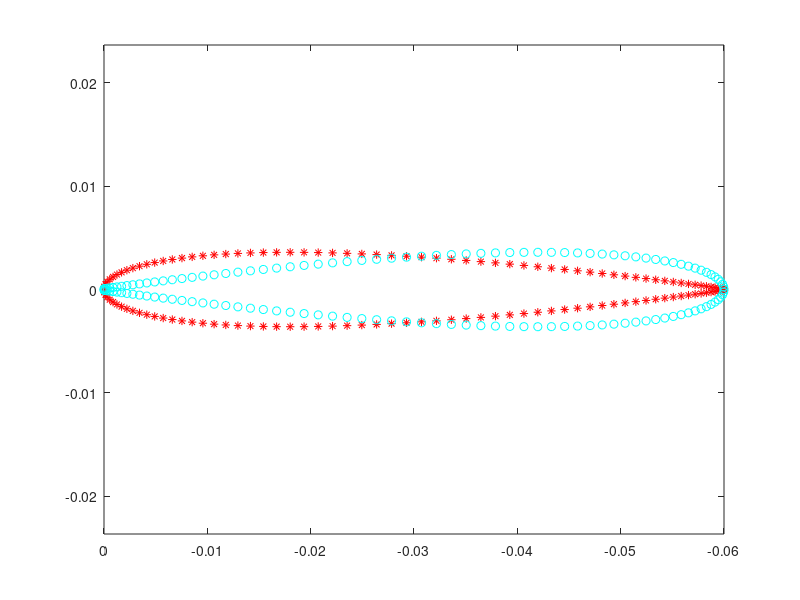

Recreate this plot in MATLAB. (Note: this script raises an error after producing the figure.)
%% Script per creare la Geometria 3D
clear all 
close all
addpath(genpath('BLACKBOX'));

%% Input Data
Chord=0.06;
p_c=20; % numero di profili di "Transizione" nella parte centrale
l=0.3; % lunghezza della pala avente un profilo 2D definito, NON corrisponde alla lunghezza del boomerang
delta=30*pi/180; %Angolo di freccia
beta=0*pi/180; %Angolo di Diedro
pitch=0*pi/180; %Pitch angle
num=20; %Numero di profili totale su ciascuna metà;
PARA=1.6; %Parametro che permette di modificare la curvatura centrale (più si avvicna ad 1 pù dietro forma una V
% Profile 2D Shape
Profile2D=importdata('Naca0012.dat');
%% Profilo 2D flip e analisi
Xp=-[Profile2D.data(2:67,1) ; fliplr(Profile2D.data(68:end,1)')'].*Chord;
Zp=[Profile2D.data(2:67,2) ; fliplr(Profile2D.data(68:end,2)')'].*Chord;
% Profile2D=importdata('Naca0020.dat');
% Xp=-[0; fliplr(Profile2D(1:65,1)) ; fliplr(Profile2D(66:end,1)')'].*Chord;
% Zp=[0 ;fliplr(Profile2D(1:65,2)) ; fliplr(Profile2D(66:end,2)')'].*Chord;
 Xp_flip=-(Chord/2.*ones(size(Xp))+Xp)+Chord/2.*ones(size(Xp))-Chord;
Zp_flip=(Zp);
figure()
plot(Xp,Zp,'*r');
hold on
plot(Xp_flip,Zp_flip,'oc');
axis equal
set(gca,'Xdir','reverse')
[n,~]=size(Xp);
%Clock-wise direction regeneration
Xp_flip=[fliplr(Xp_flip(1:n/2)')';fliplr(Xp_flip(n/2+1:end)')'];
Zp_flip=[fliplr(Zp_flip(1:n/2)')';fliplr(Zp_flip(n/2+1:end)')'];
%% Creazione dell Info Box
BoomInfo.Pianta.l=l;
BoomInfo.Pianta.freccia=delta;
BoomInfo.Pianta.diedro=beta;
BoomInfo.Pianta.pitch=pitch;
BoomInfo.Geom3D.p_c=p_c;
BoomInfo.Geom3D.num=num;
BoomInfo.Geom3D.PARA=PARA;
BoomInfo.Profile.Chord=Chord;
BoomInfo.Profile.Xp_dx=Xp;
BoomInfo.Profile.Xp_sx=Xp_flip;
BoomInfo.Profile.Zp_dx=Zp;
BoomInfo.Profile.Zp_sx=Zp_flip;
%%

global alpha_t 
global CM_t
global CD_t
global CL_t
T_0025=readmatrix('Cl_CD_naca0025.dat');
AoA=T_0025(:,2);
Cl=T_0025(:,3);
Cd=T_0025(:,4);
Cm=T_0025(:,5);
alpha_t=[-fliplr(AoA(2:end)')' ;AoA];
CD_t=[fliplr(Cd(2:end)')'; Cd];
CL_t=[-fliplr(Cl(2:end)')'; Cl];
CM_t=[-fliplr(Cm(2:end)')'; Cm];
T_0025=readmatrix('ProfiloPiatto_T1_Re0.050_M0.00_N9.0_360_M.dat');


alpha_t=T_0025(13:end,1);
CD_t=T_0025(13:end,2);
CL_t=T_0025(13:end,3);
CM_t=zeros(size(T_0025(13:end,1)));
figure()
plot(alpha_t,CL_t,'r');
hold on
plot(alpha_t,CD_t,'b');
plot(alpha_t,CM_t,'k');

legend('Cl_0025','Cd_0025','Cm_0025','Cl_0012','Cd_0012');
%% Geometry
n=num+p_c;

Dens_i=[1100.*ones(1,n-p_c-1) 900*ones(1,2*p_c-1) 1100.*ones(1,n-p_c-1)];
R=1000;
Dens_i=[R.*ones(1,n-p_c-1) R*ones(1,2*p_c-1) R.*ones(1,n-p_c-1)];

%Dens_i=[1500 1500 1000.*ones(1,n-p_c-1-2) 1000.*ones(1,2*p_c-1)   1000.*ones(1,n-p_c-3) 1500 1500];

[BoomInfo] = Boom3DShape(BoomInfo,'Info','Density_variation',Dens_i);

BoomInfo.Mecc.I_rho
BoomInfo.Mecc.m
%rho*BoomInfo.Mecc.I
%BoomInfo.Mecc.I_rho=rho*BoomInfo.Mecc.I;
%BoomInfo.Mecc.m=BoomInfo.Mecc.V*1000;
P_tot=BoomInfo.Geom3D.Profile;
save('P3D.mat','P_tot');
%% Initial condition
theta0=0*pi/180;
phi0=0*pi/180;
psi0=0*pi/180;
R=@(theta0,psi0,phi0)[cos(theta0)*cos(psi0), cos(theta0)*sin(psi0), -sin(theta0)
    -cos(phi0)*sin(psi0)+sin(phi0)*sin(theta0)*cos(psi0), cos(phi0)*cos(psi0)+sin(phi0)*sin(theta0)*sin(psi0), sin(phi0)*cos(theta0)
    sin(phi0)*sin(psi0)+cos(phi0)*sin(theta0)*cos(psi0), -sin(phi0)*cos(psi0)+cos(phi0)*sin(theta0)*sin(psi0), cos(phi0)*cos(theta0)];

Tl_0=[cos(theta0)*cos(psi0), cos(theta0)*sin(psi0), -sin(theta0)
    -cos(phi0)*sin(psi0)+sin(phi0)*sin(theta0)*cos(psi0), cos(phi0)*cos(psi0)+sin(phi0)*sin(theta0)*sin(psi0), sin(phi0)*cos(theta0)
    sin(phi0)*sin(psi0)+cos(phi0)*sin(theta0)*cos(psi0), -sin(phi0)*cos(psi0)+cos(phi0)*sin(theta0)*sin(psi0), cos(phi0)*cos(theta0)];
%% Traiectory


theta=5*pi/180;
phi=60*pi/180; 
psi=140*pi/180;
ustart=[-30 0 0]';

theta=-20*pi/180;
phi=-10*pi/180; 
psi=0*pi/180;
ustart=[20 8 0]';


ustart=[-20 -4 0]';

r0= 8.7*2*pi; % initial condition on spin rate 10/15 Hz;
z0= 1.6; % initial altitude
% for i=1:N
%     phi=phi_i(i); 
% i

theta=0*pi/180;
phi=86*pi/180; %Portandolo a 90 si tende a stringere il cerchio

D=64*pi/180;
psi=pi-D;
T0=[cos(theta)*cos(psi), cos(theta)*sin(psi), -sin(theta)
    -cos(phi)*sin(psi)+sin(phi)*sin(theta)*cos(psi), cos(phi)*cos(psi)+sin(phi)*sin(theta)*sin(psi), sin(phi)*cos(theta)
    sin(phi)*sin(psi)+cos(phi)*sin(theta)*cos(psi), -sin(phi)*cos(psi)+cos(phi)*sin(theta)*sin(psi), cos(phi)*cos(theta)];

ustart=T0*Tl_0*[28*cos(theta)*cos(D);-28*cos(theta)*sin(D);28*sin(theta)];

tfin=40;
% ustart=T0*Tl_0*[25*cos(5*pi/180);0;25*sin(5*pi/180)];

[V_dx_b,V_sx_b]=InitialConditionPlot(Tl_0,T0,ustart,[0;0;r0],BoomInfo)

options = odeset('Events', @Events,'RelTol',1e-4,'AbsTol',1e-6);
Y0=[theta phi psi 0 0 r0  ustart(1) ustart(2) ustart(3) 0 0 z0 ]';

%%
[TOUT,YOUT] = ode45(@(t,y)EquationOfMotions(t,y,fileID,BoomInfo,Tl_0),[0 tfin],Y0,options); % 
fclose(fileID);
% if TOUT(end)==20
%     C(i)=1;
% end
% if YOUT(:,12)<0.1
%     C(i)=2;
% 
% end
%     Fin_(i,:)=[ YOUT(end,10)  YOUT(end,11)  YOUT(end,12)];
%     Dist(i)=norm( Fin_(i,:));
% end
%% Plot
linecolors={'r' 'y' 'c' 'g' 'b' 'k'};
[handles]=plotNy(TOUT(:),YOUT(:,1)*180/pi,1,...
TOUT(:),YOUT(:,2)*180/pi,1,...
TOUT(:),YOUT(:,3)*180/pi,1,...
    TOUT(:),YOUT(:,6),2,... 
    TOUT(:),YOUT(:,4),2,... 
    TOUT(:),YOUT(:,5),2,... 
    TOUT(:),YOUT(:,10),3,...
    TOUT(:),YOUT(:,11),3,... 
    TOUT(:),YOUT(:,12),3,... 
    'YAxisLabels',{ 'Angle [°]' 'Angular Rate [rad/s]' 'Position [m]'},...
    'Linewidth',1,...
    'XLim',[0,TOUT(end)],...
    'XAxisLabel','time[s]',...
    'TitleStr','Lancio Finale',...
    'FontSize',10,...
    'LegendString',{'Theta' 'Phi' 'Psi' 'r' 'p' 'q' 'x' 'y' 'z'});
grid on

%% grafico
PlotTipDxSx(TOUT,YOUT,BoomInfo,Tl_0)
PlotAeroForce(YOUT,TOUT,BoomInfo)
%% grafico rapporto di avanzamento e velocità
chi= YOUT(:,6).*BoomInfo.Pianta.l*cos(BoomInfo.Pianta.freccia)/(vecnorm(YOUT(:,7:9)'))';
V=(vecnorm(YOUT(:,7:9)'))';
figure(20)
plot(TOUT(:),chi);
title('time vs $\chi$','Interpreter','latex');
xlabel('t [s]');
ylabel('$\chi$','Interpreter','latex');
figure(21)
plot(TOUT(:),V);
title('Velocità');
%% MASSIMA DISTANZA E TEMPO DI RITORNO
% esclusione tocco terra
if YOUT(end,12) <= 0.01
    % messo a inf -> caso peggiore che sarà scartato dall'ottimizzatore
    % perchè cade a terra
    t_min = inf;
    r_max = -inf;
% il boomerang ritorna e sono in grado di riprenderlo
else
    t_min = TOUT(end);
    r_max = max(sqrt(YOUT(:,10).^2+YOUT(:,11).^2+YOUT(:,12).^2));
end

disp('-------------------------------------------------------------------')
fprintf('Tempo di ritorno calcolato: %.5f s\n', t_min)
fprintf('Massima distanza percorsa: %.5f m\n', r_max)
disp('-------------------------------------------------------------------')
%%
Time=TOUT(:);
x=YOUT(:,10);
y=YOUT(:,11);
z=YOUT(:,12);
Phi=YOUT(:,2)*180/pi;
Psi=YOUT(:,3)*180/pi;
Theta=YOUT(:,1)*180/pi;
save('T.mat','Time','Theta' ,'Phi' ,'Psi' , 'x' ,'y' ,'z');
